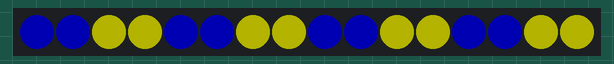
This sketch was run on a simulated Arduino Uno, built with avr-gcc and run on an emulated ATmega328P. Shown: 16 RGB LEDs in strip order, left to right. Dim RGB values are drawn brighter than linear.

Above: at 0.01 s.
At 17.19 s:
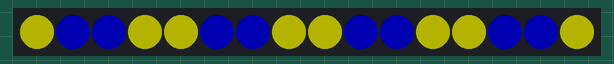
At 34.37 s:
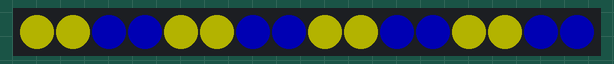
At 68.7 s:
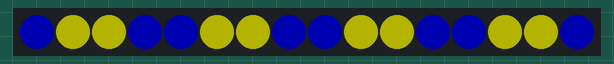

The sketch:

RotatingFlag.ino
```cpp
#include <Adafruit_NeoPixel.h>

#define PIN 0

Adafruit_NeoPixel pixels = Adafruit_NeoPixel(16, PIN);

void setup()
{
  pixels.begin();
  pixels.setBrightness(60);
}

uint32_t leds[16];

uint32_t color(uint8_t r, uint8_t g, uint8_t b)
{
  return ((uint32_t)r << 16) | ((uint32_t)g <<  8) | b;
}

int8_t o = 0;

void loop()
{
  for (uint8_t i = 0; i < 16; ++i) {
    leds[i] = color(0, 0, 255);
  }

  leds[(2+o)%16] = color(255, 255, 0);
  leds[(3+o)%16] = color(255, 255, 0);

  leds[(6+o)%16] = color(255, 255, 0);
  leds[(7+o)%16] = color(255, 255, 0);

  leds[(10+o)%16] = color(255, 255, 0);
  leds[(11+o)%16] = color(255, 255, 0);

  leds[(14+o)%16] = color(255, 255, 0);
  leds[(15+o)%16] = color(255, 255, 0);

  for (uint8_t i = 0; i < 16; i++) {
    pixels.setPixelColor(i, leds[i]);
  }

  o = (o + 1) % 16;

  pixels.show();
  delay(75);
}
```
